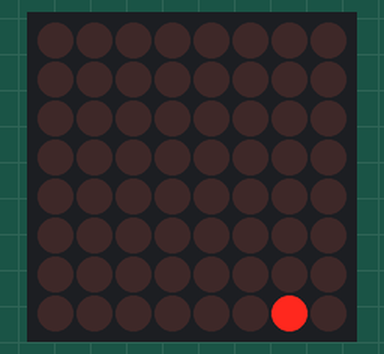
This sketch was run on a simulated Arduino Uno, built with avr-gcc and run on an emulated ATmega328P. Parts: 8×8 LED matrix. Wiring (inferred from the names in the program): MAX7219 LED driver (orientation assumed): data pin 5; clock pin 7; CS pin 6. Random numbers use the default seed unless the sketch sets one.

Above: at 0.05 s.
At 1.91 s:
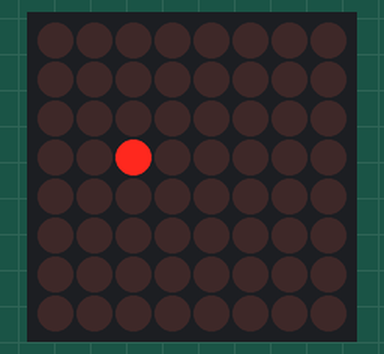
At 5.63 s:
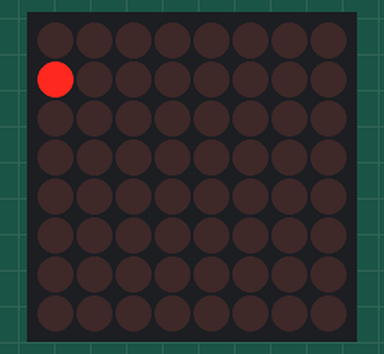
At 16.9 s:
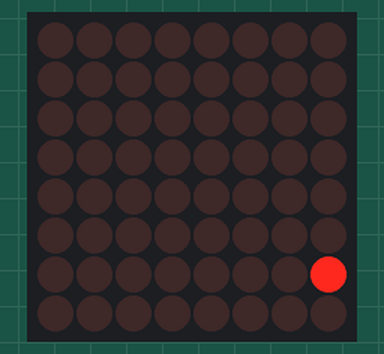
At 28.42 s:
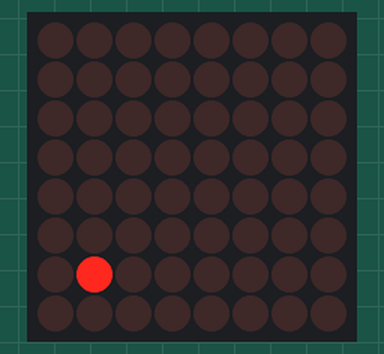
At 39.89 s:
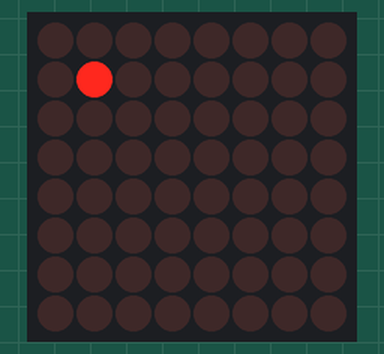

The sketch:

max7219.ino
```cpp
const uint8_t clk = 7;
const uint8_t cs = 6;
const uint8_t din = 5;

uint8_t caracter1[8] = {0b00111100, 0b00001000, 0b00011000, 0b00000100, 0b00001000, 0b00001000, 0b00001000, 0b00001000};
void setup() {
  digitalWrite(cs, HIGH);
  pinMode(7, OUTPUT);
  pinMode(6, OUTPUT);
  pinMode(5, OUTPUT);
  initializare();
}
void output(byte address, byte data)
{
  digitalWrite(cs, LOW);
  shiftOut(din, clk, MSBFIRST, address);
  shiftOut(din, clk, MSBFIRST, data);
  digitalWrite(cs, HIGH);
}

void initializare(){
  output(0x0f, 0x00); //display test register - test mode off
  output(0x0c, 0x01); //shutdown register - normal operation
  output(0x0b, 0x07); //scan limit register - control all columns
  output(0x0a, 0x00); //intensity register - min brightness = 0x00, max = 0x0f
  output(0x09, 0x00); //no decoding
}

void writeLed(uint8_t row, uint8_t col){
  for(uint8_t i = 1; i<9; i++){
    if(i == row){
      output(i, col);
    }//i == row
    else{
      output(i, 0x00);
    }//else
  }
}

void loop() {
  uint8_t row = random(1, 9);
  uint8_t col = random(0, 8);
    output(row, 0x01<<col);
    delay(100);
    output(row, (0x01<<col)&(~(0x01<<col)));
}
```
